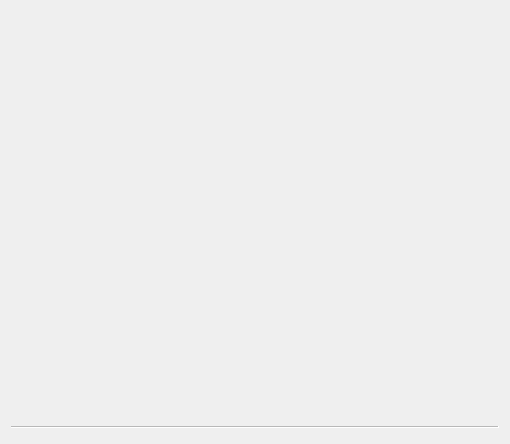
<?xml version="1.0" encoding="UTF-8"?>
<ui version="4.0">
 <class>TestSettingsWizard</class>
 <widget class="QWizard" name="TestSettingsWizard">
  <property name="geometry">
   <rect>
    <x>0</x>
    <y>0</y>
    <width>510</width>
    <height>444</height>
   </rect>
  </property>
  <property name="minimumSize">
   <size>
    <width>510</width>
    <height>444</height>
   </size>
  </property>
  <property name="maximumSize">
   <size>
    <width>510</width>
    <height>444</height>
   </size>
  </property>
  <property name="windowTitle">
   <string>On/Off Host Settings Wizard</string>
  </property>
  <property name="wizardStyle">
   <enum>QWizard::ClassicStyle</enum>
  </property>
  <property name="options">
   <set>QWizard::NoBackButtonOnStartPage|QWizard::NoCancelButton</set>
  </property>
 </widget>
 <resources/>
 <connections/>
</ui>
